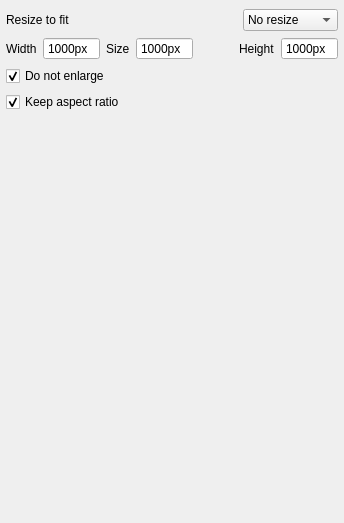
           <widget class="QWidget" name="resize_Tab">
            <attribute name="title">
             <string>Resize</string>
            </attribute>
            <layout class="QVBoxLayout" name="verticalLayout_10">
             <property name="leftMargin">
              <number>6</number>
             </property>
             <property name="topMargin">
              <number>9</number>
             </property>
             <property name="rightMargin">
              <number>6</number>
             </property>
             <property name="bottomMargin">
              <number>6</number>
             </property>
             <item>
              <layout class="QHBoxLayout" name="horizontalLayout_3">
               <item>
                <widget class="QLabel" name="fitTo_Label">
                 <property name="sizePolicy">
                  <sizepolicy hsizetype="Preferred" vsizetype="Preferred">
                   <horstretch>0</horstretch>
                   <verstretch>0</verstretch>
                  </sizepolicy>
                 </property>
                 <property name="text">
                  <string>Resize to fit</string>
                 </property>
                </widget>
               </item>
               <item>
                <layout class="QVBoxLayout" name="verticalLayout_2"/>
               </item>
               <item>
                <spacer name="horizontalSpacer_2">
                 <property name="orientation">
                  <enum>Qt::Horizontal</enum>
                 </property>
                 <property name="sizeHint" stdset="0">
                  <size>
                   <width>40</width>
                   <height>20</height>
                  </size>
                 </property>
                </spacer>
               </item>
               <item>
                <widget class="QComboBox" name="fitTo_ComboBox">
                 <item>
                  <property name="text">
                   <string>No resize</string>
                  </property>
                 </item>
                 <item>
                  <property name="text">
                   <string>Dimensions</string>
                  </property>
                 </item>
                 <item>
                  <property name="text">
                   <string>Percentage</string>
                  </property>
                 </item>
                 <item>
                  <property name="text">
                   <string>Short edge</string>
                  </property>
                 </item>
                 <item>
                  <property name="text">
                   <string>Long edge</string>
                  </property>
                 </item>
                </widget>
               </item>
              </layout>
             </item>
             <item>
              <widget class="QFrame" name="resize_Frame">
               <property name="frameShape">
                <enum>QFrame::NoFrame</enum>
               </property>
               <property name="frameShadow">
                <enum>QFrame::Plain</enum>
               </property>
               <property name="lineWidth">
                <number>0</number>
               </property>
               <layout class="QVBoxLayout" name="verticalLayout_9">
                <property name="leftMargin">
                 <number>0</number>
                </property>
                <property name="topMargin">
                 <number>0</number>
                </property>
                <property name="rightMargin">
                 <number>0</number>
                </property>
                <property name="bottomMargin">
                 <number>0</number>
                </property>
                <item>
                 <layout class="QHBoxLayout" name="horizontalLayout_4">
                  <item>
                   <widget class="QLabel" name="width_Label">
                    <property name="text">
                     <string>Width</string>
                    </property>
                   </widget>
                  </item>
                  <item>
                   <widget class="QSpinBox" name="width_SpinBox">
                    <property name="sizePolicy">
                     <sizepolicy hsizetype="Preferred" vsizetype="Fixed">
                      <horstretch>0</horstretch>
                      <verstretch>0</verstretch>
                     </sizepolicy>
                    </property>
                    <property name="minimumSize">
                     <size>
                      <width>50</width>
                      <height>0</height>
                     </size>
                    </property>
                    <property name="buttonSymbols">
                     <enum>QAbstractSpinBox::NoButtons</enum>
                    </property>
                    <property name="accelerated">
                     <bool>false</bool>
                    </property>
                    <property name="showGroupSeparator" stdset="0">
                     <bool>false</bool>
                    </property>
                    <property name="suffix">
                     <string>px</string>
                    </property>
                    <property name="minimum">
                     <number>1</number>
                    </property>
                    <property name="maximum">
                     <number>99999</number>
                    </property>
                    <property name="value">
                     <number>1000</number>
                    </property>
                   </widget>
                  </item>
                  <item>
                   <widget class="QLabel" name="edge_Label">
                    <property name="text">
                     <string>Size</string>
                    </property>
                   </widget>
                  </item>
                  <item>
                   <widget class="QSpinBox" name="edge_SpinBox">
                    <property name="sizePolicy">
                     <sizepolicy hsizetype="Preferred" vsizetype="Fixed">
                      <horstretch>0</horstretch>
                      <verstretch>0</verstretch>
                     </sizepolicy>
                    </property>
                    <property name="minimumSize">
                     <size>
                      <width>50</width>
                      <height>0</height>
                     </size>
                    </property>
                    <property name="buttonSymbols">
                     <enum>QAbstractSpinBox::NoButtons</enum>
                    </property>
                    <property name="accelerated">
                     <bool>false</bool>
                    </property>
                    <property name="showGroupSeparator" stdset="0">
                     <bool>false</bool>
                    </property>
                    <property name="suffix">
                     <string>px</string>
                    </property>
                    <property name="minimum">
                     <number>1</number>
                    </property>
                    <property name="maximum">
                     <number>99999</number>
                    </property>
                    <property name="value">
                     <number>1000</number>
                    </property>
                   </widget>
                  </item>
                  <item>
                   <spacer name="horizontalSpacer_3">
                    <property name="orientation">
                     <enum>Qt::Horizontal</enum>
                    </property>
                    <property name="sizeHint" stdset="0">
                     <size>
                      <width>40</width>
                      <height>20</height>
                     </size>
                    </property>
                   </spacer>
                  </item>
                  <item>
                   <widget class="QLabel" name="height_Label">
                    <property name="text">
                     <string>Height</string>
                    </property>
                   </widget>
                  </item>
                  <item>
                   <widget class="QSpinBox" name="height_SpinBox">
                    <property name="sizePolicy">
                     <sizepolicy hsizetype="Preferred" vsizetype="Fixed">
                      <horstretch>0</horstretch>
                      <verstretch>0</verstretch>
                     </sizepolicy>
                    </property>
                    <property name="minimumSize">
                     <size>
                      <width>50</width>
                      <height>0</height>
                     </size>
                    </property>
                    <property name="buttonSymbols">
                     <enum>QAbstractSpinBox::NoButtons</enum>
                    </property>
                    <property name="accelerated">
                     <bool>false</bool>
                    </property>
                    <property name="showGroupSeparator" stdset="0">
                     <bool>false</bool>
                    </property>
                    <property name="suffix">
                     <string>px</string>
                    </property>
                    <property name="minimum">
                     <number>1</number>
                    </property>
                    <property name="maximum">
                     <number>99999</number>
                    </property>
                    <property name="value">
                     <number>1000</number>
                    </property>
                   </widget>
                  </item>
                 </layout>
                </item>
                <item>
                 <widget class="QCheckBox" name="doNotEnlarge_CheckBox">
                  <property name="text">
                   <string>Do not enlarge</string>
                  </property>
                  <property name="checked">
                   <bool>true</bool>
                  </property>
                 </widget>
                </item>
                <item>
                 <widget class="QCheckBox" name="keepAspectRatio_CheckBox">
                  <property name="text">
                   <string>Keep aspect ratio</string>
                  </property>
                  <property name="checked">
                   <bool>true</bool>
                  </property>
                 </widget>
                </item>
               </layout>
              </widget>
             </item>
             <item>
              <spacer name="verticalSpacer_2">
               <property name="orientation">
                <enum>Qt::Vertical</enum>
               </property>
               <property name="sizeHint" stdset="0">
                <size>
                 <width>20</width>
                 <height>405</height>
                </size>
               </property>
              </spacer>
             </item>
            </layout>
           </widget>
